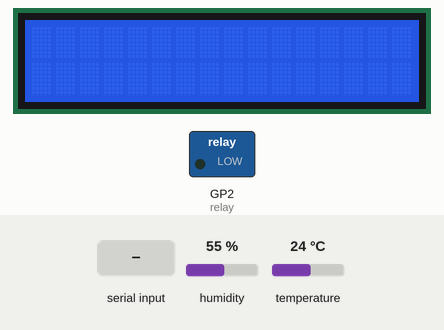
Simulated run of this program. Board: Raspberry Pi Pico running MicroPython. Parts: 16×2 character LCD, switched loads named in the program (green lamp = pin HIGH). The test bench sets the inputs (shaded band); at power-on: humidity 55 %, temperature 24 °C. WiFi joins after 1.5 s; library files of the repository ran but are not shown: pico_i2c_lcd.py; what the program prints to the serial console is not drawn.

Above: at 1.2 s.
1.3 s: "200" typed at the serial console, then Enter
At 8.7 s:
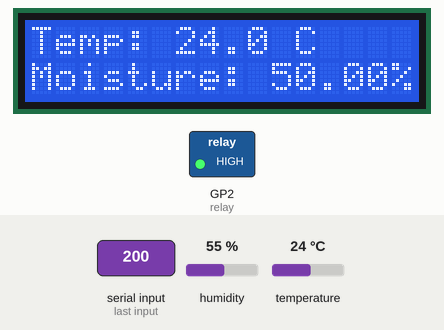
Timing chart, 0 to 10.2 s (numbered marks = the images above; inputs shaded):
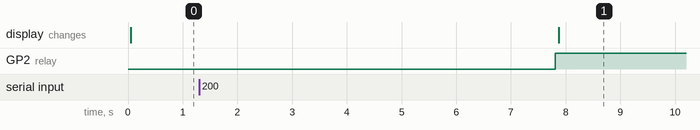

Measured:
- after the input at 1.3 s, GP2 (relay): LOW → HIGH after 6.5 s; the display: changes after 6.6 s (image 1)

The program:

lat.py
```python
from machine import Pin, ADC, I2C
import utime as time
from dht import DHT11, InvalidChecksum
from pico_i2c_lcd import I2cLcd
from http import connectWifi, sendData, getActive
import json

# use variables instead of numbers:
soil = ADC(Pin(28)) # Soil moisture PIN reference
dht11_pin = Pin(15, Pin.OUT, Pin.PULL_DOWN)    # Pin 15 on Pico
dht = DHT11(dht11_pin)
relay = Pin(2, Pin.OUT)  # Relay control pin
i2c = I2C(id=1,scl=Pin(27),sda=Pin(26),freq=100000)
lcd = I2cLcd(i2c, 0x27, 2, 16)

endpoint = input("Masukan endpoint api: ")
connectWifi("1", "akucomel")

# Calibration values
min_moisture = 0
max_moisture = 65535

readDelay = 0.5

while True:
    time.sleep(5)

    try:
        #checkActive = getActive(endpoint)

        #if checkActive["active"] is False:
        #    print("Pump is not activated manually")
        #    continue

    # Read temperature and humidity from DHT11
        t = dht.temperature
        h = dht.humidity

        # Calculate soil moisture percentage
        moisture1 = (max_moisture - soil.read_u16()) * 100 / (max_moisture - min_moisture)

        # Print values
        print("Moisture : " + "%.2f" % moisture1 + "% ")
        print("Temp: {}".format(t))
        print("Humidity: {}".format(h))

        # Relay control logic
        if moisture1 < 60:
            relay.value(1)  # Turn on pump
            print("Pump ON: Tanah kurang air")
        else:
            relay.value(0)  # Turn off pump
            print("Pump OFF: Tanah cukup air")

        #sendData(endpoint, t, h, moisture1)

        # Clear the LCD and show the values
        lcd.clear()
        lcd.move_to(0, 0)
        lcd.putstr("Temp: {} C".format(t))
        lcd.move_to(0, 1)
        lcd.putstr("Moisture: {:.2f}%".format(moisture1))

    except InvalidChecksum:
        print("DHT11 checksum error. Skipping reading.")
    except Exception as e:
        print("Error:", e)
```

http.py
```python
import network
import urequests
# import uping

def connectWifi(ssid, password):

    # Hubungkan ke Wi-Fi

    wlan = network.WLAN(network.STA_IF)
    wlan.active(True)
    wlan.connect(ssid, password)

    # Tunggu hingga terhubung
    while not wlan.isconnected():
        pass

    print("Connected to Wi-Fi!")
    print(wlan.ifconfig())

def sendData(endpoint, suhu, kelembapan, phTanah):
    # URL endpoint API
    url = "{}/api/sensor".format(endpoint)

    # Header
    headers = {
        "Content-Type": "application/json"
    }

    # Data yang akan dikirim
    print("suhu = {}. Kelembapan = {}. PHTanah = {}".format(str(suhu), str(kelembapan), str(phTanah)))
    data = {
        "suhu": str(suhu),
        "kelembapan": str(kelembapan),
        "cahaya" : "5",
        "phTanah": str(phTanah),
        "published": True
    }

    # Kirim permintaan POST dengan header
    response = urequests.post(url, json=data, headers=headers)

    # Periksa status kode
    if response.status_code == 200:
        print("Data sent successfully!")
        print("Response JSON:")
        print(response.json())
    else:
        print("Failed to send data. Status code:", response.status_code)

    response.close()

def getActive(endpoint):
    # URL endpoint API
    url = "{}/api/checkActive".format(endpoint)

    # Header
    headers = {
        "Content-Type": "application/json"
    }

    response = urequests.get(url, headers=headers)
    print(response.json())
    result = response.json()
    response.close()

    return result
   
```
